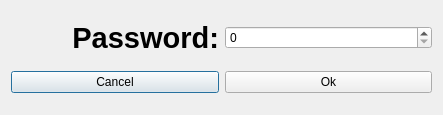
<?xml version="1.0" encoding="UTF-8"?>
<ui version="4.0">
 <class>Dialog_getKey</class>
 <widget class="QDialog" name="Dialog_getKey">
  <property name="geometry">
   <rect>
    <x>0</x>
    <y>0</y>
    <width>443</width>
    <height>115</height>
   </rect>
  </property>
  <property name="windowTitle">
   <string>Dialog</string>
  </property>
  <layout class="QVBoxLayout" name="verticalLayout">
   <item>
    <layout class="QHBoxLayout" name="horizontalLayout_2">
     <item>
      <widget class="QLabel" name="label">
       <property name="text">
        <string>&lt;html&gt;&lt;head/&gt;&lt;body&gt;&lt;p align=&quot;right&quot;&gt;&lt;span style=&quot; font-size:22pt; font-weight:600;&quot;&gt;Password:&lt;/span&gt;&lt;/p&gt;&lt;/body&gt;&lt;/html&gt;</string>
       </property>
      </widget>
     </item>
     <item>
      <widget class="QSpinBox" name="spinBox_passoword">
       <property name="maximum">
        <number>9999</number>
       </property>
      </widget>
     </item>
    </layout>
   </item>
   <item>
    <layout class="QHBoxLayout" name="horizontalLayout">
     <item>
      <widget class="QPushButton" name="pushButton_2">
       <property name="text">
        <string>Cancel</string>
       </property>
      </widget>
     </item>
     <item>
      <widget class="QPushButton" name="pushButton">
       <property name="text">
        <string>Ok</string>
       </property>
      </widget>
     </item>
    </layout>
   </item>
  </layout>
 </widget>
 <tabstops>
  <tabstop>spinBox_passoword</tabstop>
  <tabstop>pushButton</tabstop>
  <tabstop>pushButton_2</tabstop>
 </tabstops>
 <resources/>
 <connections/>
</ui>
